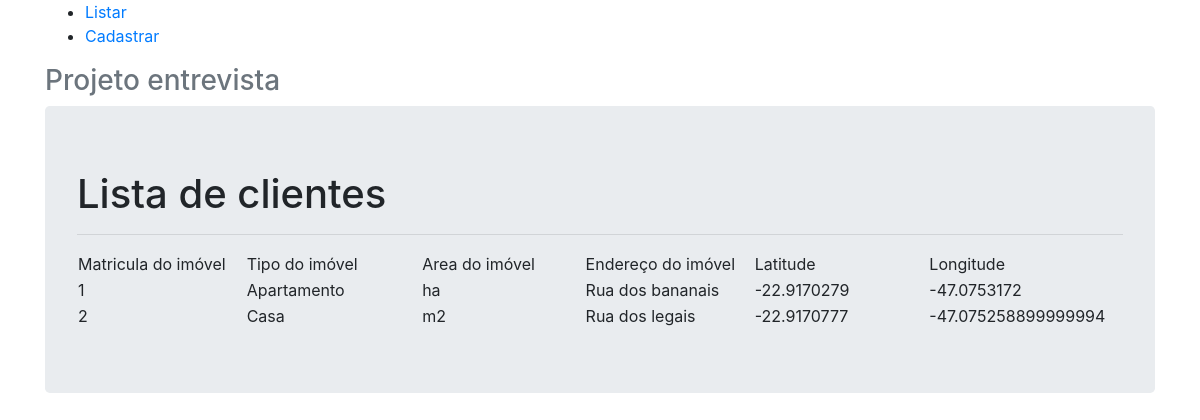
Page /listar/ on the earlier database version.
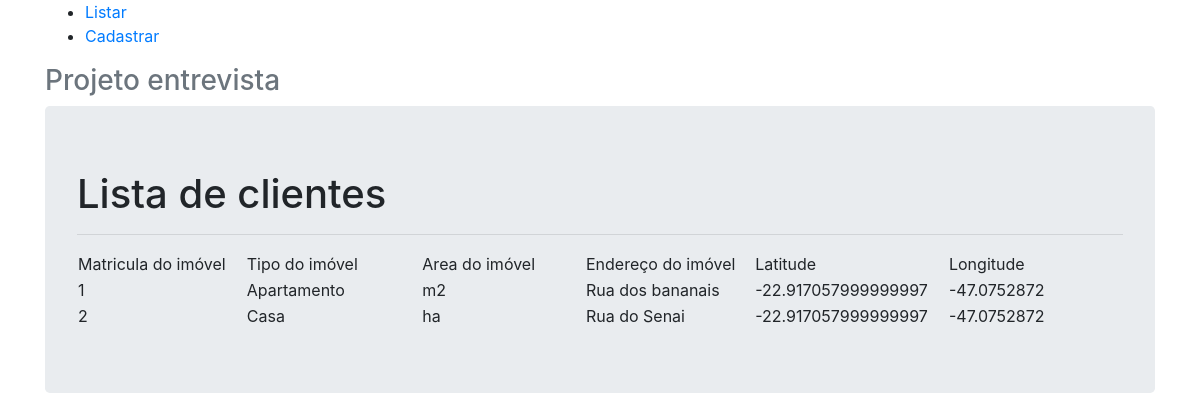
Same page on the later database version.
### app/models/tables.py (models this page shows)
class Imovel(db.Model):
		__tablename__ = "imovel"
		matricula = db.Column(db.Integer, primary_key=True)
		tipoImovel = db.Column(db.String)
		areaImovel = db.Column(db.String)
		enderecoUser = db.Column(db.String)
		latUser = db.Column(db.String)
		longUser = db.Column(db.String)

### app/controllers/default.py (the view)
@app.route("/listar")
@app.route("/listar/", methods=["GET", "POST"])
def listar():
	imoveis = Imovel.query.all()
	return render_template("listar.html", imoveis=imoveis)

### app/templates/listar.html (shortened to what this page needs)
  {% extends 'base.html' %}
  {% block content %}
 <div class="jumbotron">
        <h1>Lista de clientes</h1>
   		<hr>
   		<table>
   			<tr>
   				<td width="200">Matricula do imóvel </td>
   				<td width="200">Tipo do imóvel </td>
   				<td width="200">Area do imóvel </td>
   				<td width="200">Endereço do imóvel </td>
   				<td width="200">Latitude </td>
   				<td width="200">Longitude </td>
   			</tr>
   			{% for imovel in imoveis %}
   			<tr>
   				<td width="101">{{ imovel.matricula}}</td>
   				<td width="130">{{ imovel.tipoImovel }}</td>
   				<td width="130">{{ imovel.areaImovel }}</td>
   				<td width="130">{{ imovel.enderecoUser }}</td>
   				<td width="130">{{ imovel.latUser }}</td>
   				<td width="130">{{ imovel.longUser }}</td>
   			</tr>
   			{%endfor%}
   		</table>
      </div>
{% endblock %}  }

### app/templates/base.html (shortened to what this page needs)
<!DOCTYPE html>
<html lang="pt-br">
  <head>
    <link href="{{ url_for('static' , filename='css/bootstrap.min.css') }}" rel="stylesheet">
  </head>
  <body>
    <div class="container">
      <div class="header clearfix">
        <nav>
          <ul>
          <li role="presentation"><a href="/listar">Listar</a></li>
          <li role="presentation"><a href="/cadastro"> Cadastrar</a></li>
        </ul>
        </nav>
        <h3 class="text-muted">Projeto entrevista</h3>
      </div>
    {% block content %}
    {% endblock %}
    </div>
  </body>
</html>

Differences in the rows shown:
changed Imovel "Apartamento": areaImovel "ha" → "m2"; latUser "-22.9170279" → "-22.917057999999997"; longUser "-47.0753172" → "-47.0752872"
changed Imovel "Casa": areaImovel "m2" → "ha"; enderecoUser "Rua dos legais" → "Rua do Senai"; latUser "-22.9170777" → "-22.917057999999997"; longUser "-47.075258899999994" → "-47.0752872"
